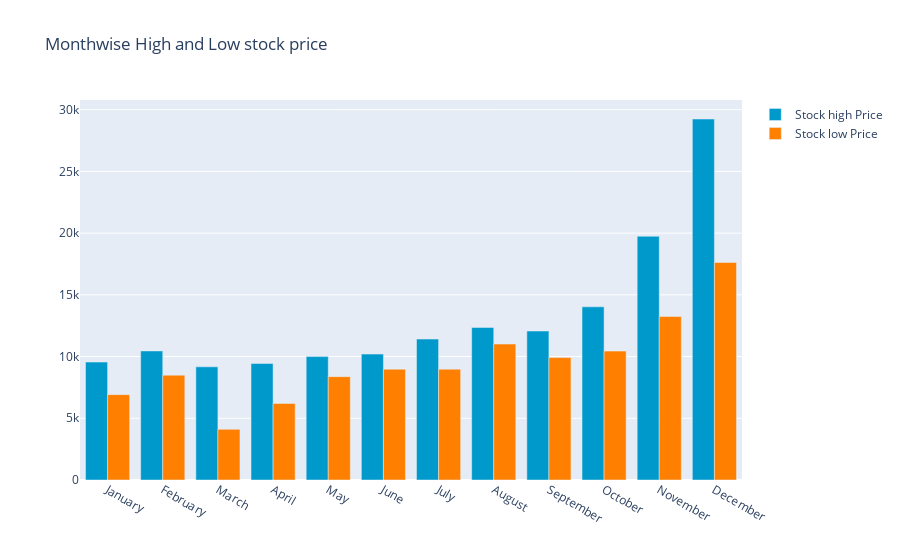

Notebook source saved alongside this figure:
### Code cell
y_2020.groupby(y_2020['date'].dt.strftime('%B'))['low'].min()
monthvise_high = y_2020.groupby(data['date'].dt.strftime('%B'))['high'].max()
monthvise_high = monthvise_high.reindex(new_order, axis=0)

monthvise_low = y_2020.groupby(y_2020['date'].dt.strftime('%B'))['low'].min()
monthvise_low = monthvise_low.reindex(new_order, axis=0)

fig = go.Figure()
fig.add_trace(go.Bar(
    x=monthvise_high.index,
    y=monthvise_high,
    name='Stock high Price',
    marker_color='rgb(0, 153, 204)'
))
fig.add_trace(go.Bar(
    x=monthvise_low.index,
    y=monthvise_low,
    name='Stock low Price',
    marker_color='rgb(255, 128, 0)'
))

fig.update_layout(barmode='group', 
                  title=' Monthwise High and Low stock price')
fig.show()

### Figure 1 — Plotly figure (JSON) as saved in the notebook; plotly's stock layout.template omitted (floating-point values rounded to 4 significant figures)
{"data": [{"marker": {"color": "rgb(0, 153, 204)"}, "name": "Stock high Price", "type": "bar", "x": ["January", "February", "March", "April", "May", "June", "July", "August", "September", "October", "November", "December"], "y": [9553.0, 10460.0, 9168.0, 9441.0, 9997.0, 10200.0, 11420.0, 12360.0, 12070.0, 14030.0, 19750.0, 29240.0]}, {"marker": {"color": "rgb(255, 128, 0)"}, "name": "Stock low Price", "type": "bar", "x": ["January", "February", "March", "April", "May", "June", "July", "August", "September", "October", "November", "December"], "y": [6915.0, 8493.0, 4107.0, 6202.0, 8374.0, 8976.0, 8977.0, 11010.0, 9916.0, 10440.0, 13240.0, 17620.0]}], "layout": {"barmode": "group", "title": {"text": " Monthwise High and Low stock price"}}}
